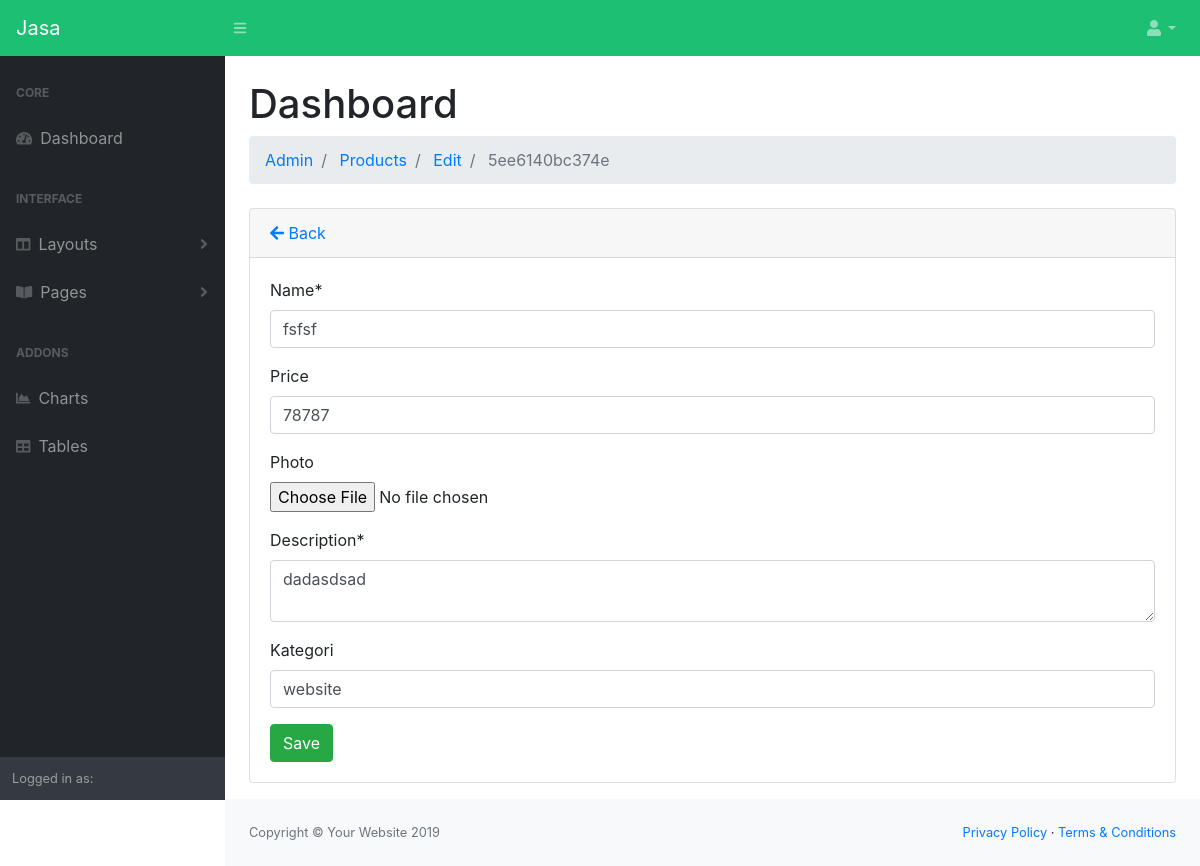
The app's page /admin/products/edit/5ee6140bc374e with its own data.
### tables this page shows
CREATE TABLE `products` (
  `product_id` varchar(70) NOT NULL,
  `name` varchar(300) NOT NULL,
  `price` int(11) NOT NULL,
  `image` varchar(255) NOT NULL DEFAULT 'default.jpg',
  `description` text NOT NULL,
  `kategori` varchar(50) NOT NULL
);

### application/controllers/admin/Products.php (called while the page is built, shortened)
<?php
class Products extends CI_Controller
{
    public function __construct()
    {
        $this->load->model("product_model");
        $this->load->library('form_validation');
    }
    public function edit($id = null)
    {
        $product = $this->product_model;
        $data["product"] = $product->getById($id);
        $this->load->view("admin/product/edit_form", $data);
    }
}

### index.php (called while the page is built, shortened)
<?php
require_once BASEPATH.'core/CodeIgniter.php';

### application/models/Product_model.php (called while the page is built, shortened)
<?php defined('BASEPATH') OR exit('No direct script access allowed');
class Product_model extends CI_Model
{
    private $_table = "products";
    public function getById($id)
    {
        return $this->db->get_where($this->_table, ["product_id" => $id])->row();
    }
}

### application/views/admin/product/edit_form.php (the view, shortened to what this page needs)
<!DOCTYPE html>
<html lang="en">
    <head>
    <body class="sb-nav-fixed">
        <div id="layoutSidenav">
            <div id="layoutSidenav_content">
                <main>
                    <div class="container-fluid">
                        <h1 class="mt-4">Dashboard</h1>
                <div class="card mb-3">
                <div class="card-header">
						<a href="<?php echo site_url('admin/products/') ?>"><i class="fas fa-arrow-left"></i> Back</a>
					</div>
					<div class="card-body">
                    <form action="" method="post" enctype="multipart/form-data">
							<div class="form-group">
								<label for="name">Name*</label>
								<input class="form-control <?php echo form_error('name') ? 'is-invalid':'' ?>"
								 type="text" name="name" placeholder="Product name" value="<?php echo $product->name ?>" />
							</div>
							<div class="form-group">
								<label for="price">Price</label>
								<input class="form-control <?php echo form_error('price') ? 'is-invalid':'' ?>"
								 type="number" name="price" min="0" placeholder="Product price" value="<?php echo $product->price ?>" />
							</div>
							<div class="form-group">
								<label for="name">Photo</label>
								<input class="form-control-file <?php echo form_error('image') ? 'is-invalid':'' ?>"
								 type="file" name="image" />
							</div>
							<div class="form-group">
								<label for="name">Description*</label>
								<textarea class="form-control <?php echo form_error('description') ? 'is-invalid':'' ?>"
								 name="description" placeholder="Product description..."><?php echo $product->description ?></textarea>
							</div>
							<div class="form-group">
								<label for="price">Kategori</label>
								<input class="form-control <?php echo form_error('kategori') ? 'is-invalid':'' ?>"
								 type="text" name="kategori" min="0" placeholder="Product category" value="<?php echo $product->kategori ?>" />
							</div>
							<input class="btn btn-success" type="submit" name="btn" value="Save" />
						</form>
					</div>
				</div>
			</div>
            </main>
        </div>
        </div>
    </body>
</html>

### records on screen
products: name "fsfsf", price "78787", description "dadasdsad", kategori "website"

### other values on screen
SITE_NAME "Jasa"
$segment "Admin"
$segment "Products"
$segment "Edit"
$segment "5ee6140bc374e"
